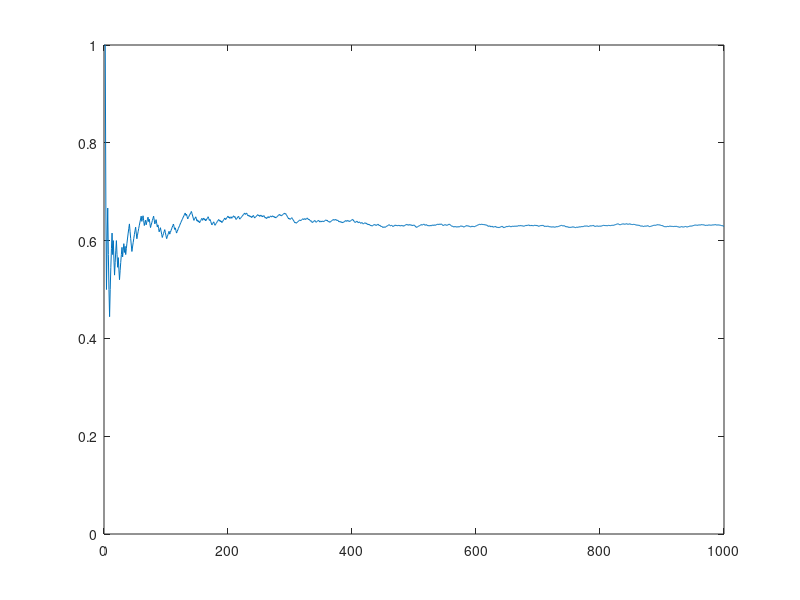

MATLAB code for this plot:
clear;
clc;
a = 0.7;
b = 0.5;
c = 0.3;
n = 10;
G = zeros(n,n);
sample = 1000;

sum = zeros(n-1,1);
for index=1:sample
    for i=1:n
        for j=1:(n+1-i)
            G(i,j) = rand;
            if i == 1 && G(i,j) > 1-c
                G(i,j) = 1;
            elseif i == 1
                G(i,j) = 0;
            elseif G(i-1,j) == G(i-1,j+1) && G(i,j) > 1-a
                G(i,j) = 1;
            elseif G(i-1,j) ~= G(i-1,j+1) && G(i,j) > 1-b
                G(i,j) = 1;
            else
                G(i,j) = 0;
            end
        end
    end
    den = G(2:n,1);
    sum = sum + G(2:n,1);
    X(index) = sum(n-1) / index;
end
Probabilities = sum/sample
Range=[0 sample 0 1];
num_of_iter=1:sample;
figure(1)
plot(num_of_iter,X(num_of_iter));
axis(Range);